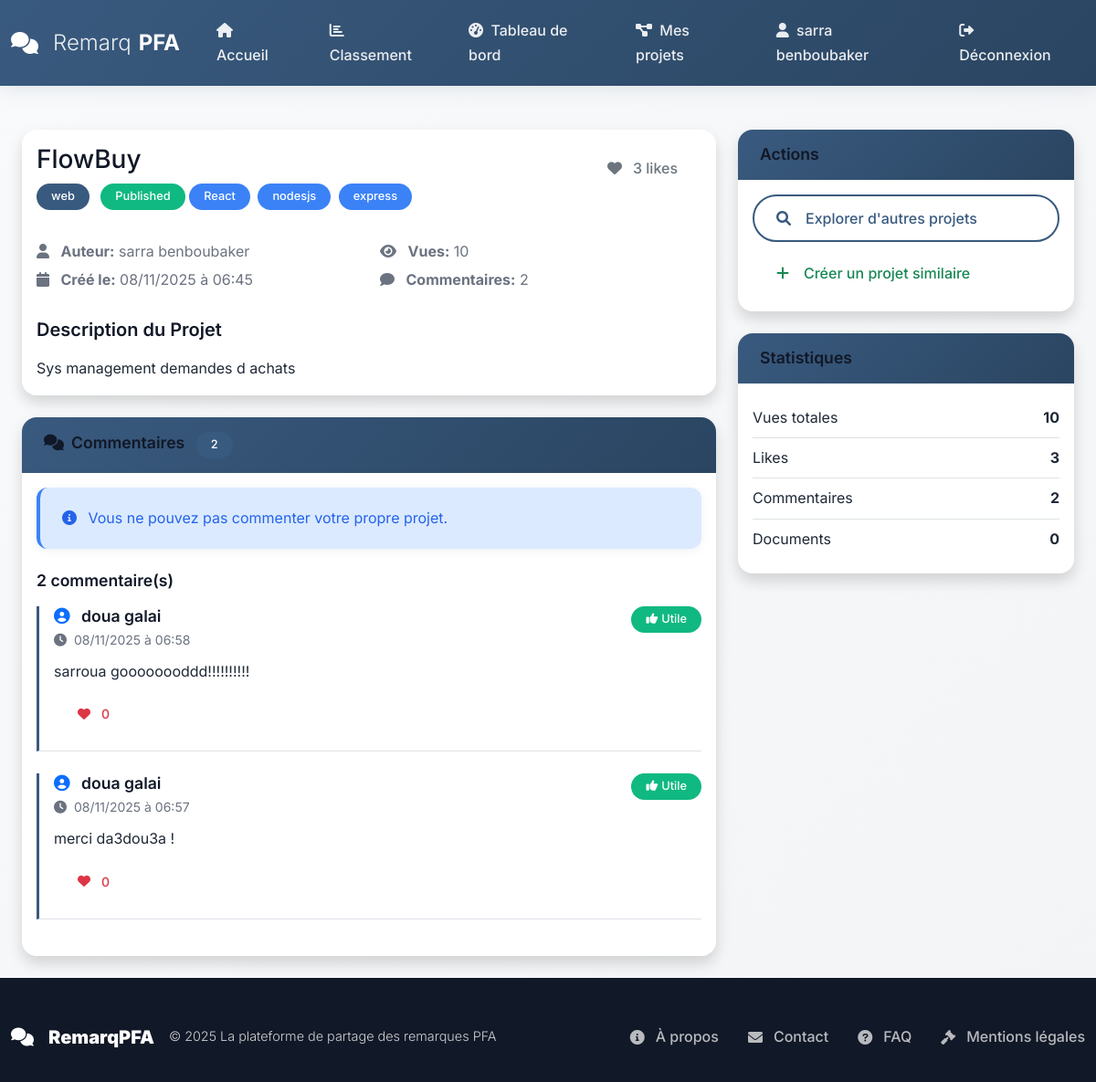
The app's page /student/projets/2 (signed in), older data.
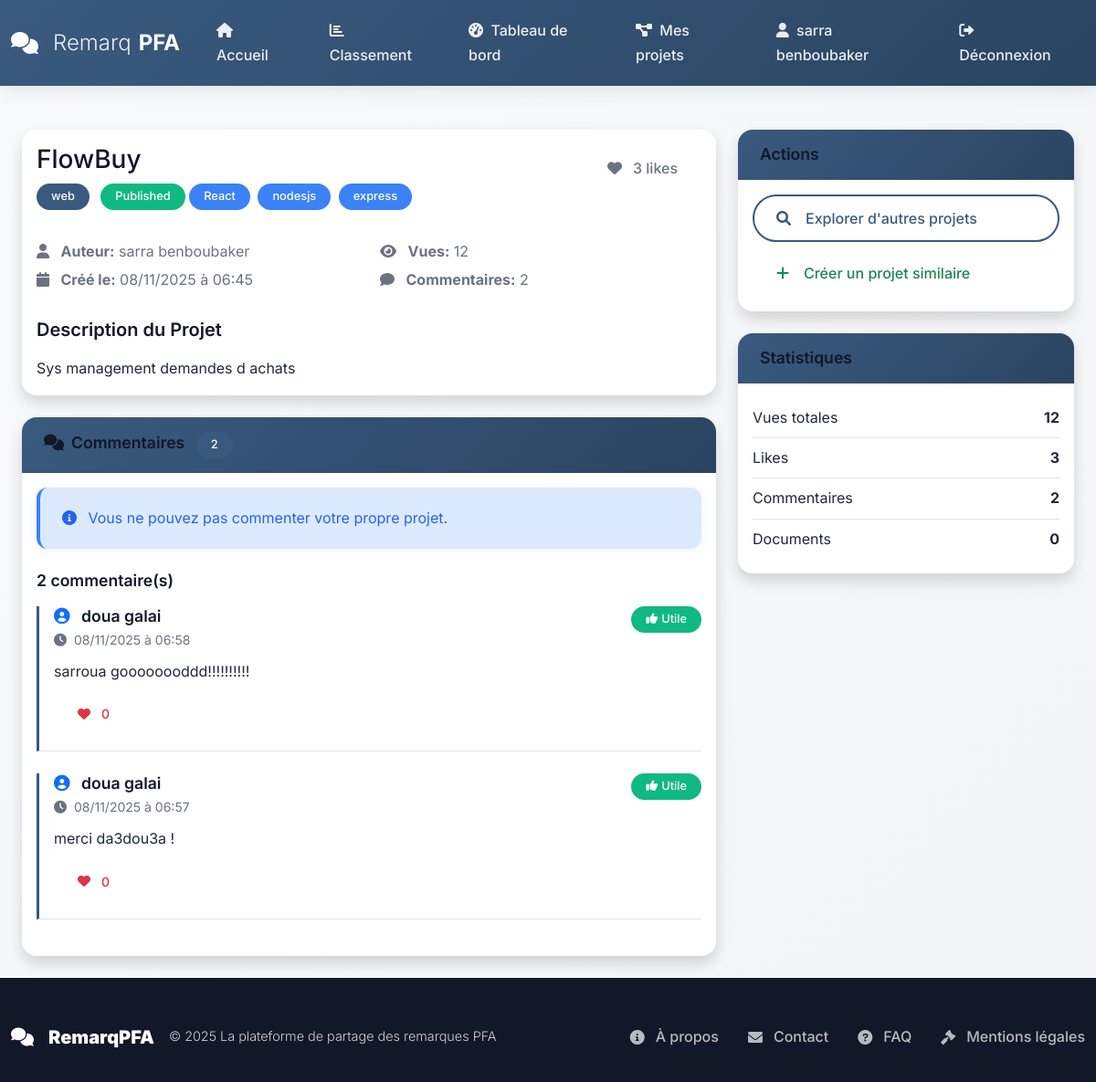
The same page, newer data.
### models.py (models this page shows, shortened)
class PFAProject(db.Model):
    __tablename__ = 'pfaprojects'
    id = db.Column(db.Integer, primary_key=True)
    student_id = db.Column(db.Integer, db.ForeignKey('users.id'), nullable=False, index=True)
    title = db.Column(db.String(200), nullable=False)
    description = db.Column(db.Text, nullable=False)
    domain = db.Column(db.String(100), nullable=False)
    technologies = db.Column(db.String(300), nullable=True)
    github_url = db.Column(db.String(500), nullable=True)
    demo_url = db.Column(db.String(500), nullable=True)
    status = db.Column(db.String(20), default='draft')
    is_public = db.Column(db.Boolean, default=True)
    views_count = db.Column(db.Integer, default=0)
    likes_count = db.Column(db.Integer, default=0)
    created_at = db.Column(db.DateTime, default=datetime.utcnow)
    updated_at = db.Column(db.DateTime, default=datetime.utcnow, onupdate=datetime.utcnow)
    student = db.relationship('User',
                             foreign_keys=[student_id],
                             backref=db.backref('owned_projects', lazy='dynamic'))
    documents = db.relationship('ProjectDocument',
                               foreign_keys='ProjectDocument.project_id',
                               backref='document_project',
                               lazy='dynamic',
                               cascade='all, delete-orphan')
    comments = db.relationship('ProjectComment',
                              foreign_keys='ProjectComment.project_id',
                              backref='comment_project',
                              lazy='dynamic',
                              cascade='all, delete-orphan')
    def get_documents_count(self):
        return self.documents.count()
    def get_comments_count(self):
        return self.comments.count()

### routes/student_projects.py (the view)
@student_projects_bp.route('/projets/<int:project_id>')
@login_required
def project_detail(project_id):
    project = PFAProject.query.get_or_404(project_id)
    if project.student_id != current_user.id and current_user.role != 'admin':
        flash('Accès non autorisé à ce projet', 'error')
        return redirect(url_for('student_projects.my_projects'))
    if current_user.id != project.student_id:
        project.increment_views()
    documents = ProjectDocument.query.filter_by(project_id=project_id).all()
    comments = ProjectComment.query.filter_by(project_id=project_id).order_by(ProjectComment.created_at.desc()).all()
    return render_template('student/project_detail.html',
                         project=project,
                         documents=documents,
                         comments=comments)

### models.py (called while the page is built)
    def get_full_name(self):
        if self.first_name and self.last_name:
            return f"{self.first_name} {self.last_name}"
        return self.username

### templates/student/project_detail.html (shortened to what the changed rows need)
{% extends "base.html" %}
{% block content %}
<div class="container-fluid py-4">
    <div class="row">
        <div class="col-lg-8">
            <div class="card shadow mb-4">
                <div class="card-body">
                    <div class="d-flex justify-content-between align-items-start mb-3">
                        <div>
                            <h1 class="h3 mb-2">{{ project.title }}</h1>
                            <div class="mb-3">
                                <span class="badge bg-primary me-2">{{ project.domain }}</span>
                                <span class="badge {% if project.status == 'published' %}bg-success{% else %}bg-secondary{% endif %}">
                                    {{ project.status|title }}
                                </span>
                                {% if project.technologies %}
                                    {% for tech in project.technologies.split(',') %}
                                        {% if tech.strip() %}
                                        <span class="badge bg-info me-1">{{ tech.strip() }}</span>
                                        {% endif %}
                                    {% endfor %}
                                {% endif %}
                            </div>
                        </div>
                        <div class="text-end">
                            {% if current_user.is_authenticated and current_user.id != project.student_id %}
                            <button class="btn btn-outline-danger like-project-btn"
                                    data-project-id="{{ project.id }}"
                                    id="like-project-{{ project.id }}">
                                <i class="fas fa-heart me-1"></i>
                                <span class="likes-number">{{ project.likes_count }}</span>
                            </button>
                            {% else %}
                            <span class="btn btn-outline-secondary">
                                <i class="fas fa-heart me-1"></i>
                                {{ project.likes_count }} likes
                            </span>
                            {% endif %}
                        </div>
                    </div>
                    <div class="project-meta text-muted mb-4">
                        <div class="row">
                            <div class="col-md-6">
                                <p class="mb-1">
                                    <i class="fas fa-user me-2"></i>
                                    <strong>Auteur:</strong> {{ project.student.get_full_name() }}
                                </p>
                                <p class="mb-1">
                                    <i class="fas fa-calendar me-2"></i>
                                    <strong>Créé le:</strong> {{ project.created_at|datetime }}
                                </p>
                            </div>
                            <div class="col-md-6">
                                <p class="mb-1">
                                    <i class="fas fa-eye me-2"></i>
                                    <strong>Vues:</strong> {{ project.views_count }}
                                </p>
                                <p class="mb-0">
                                    <i class="fas fa-comment me-2"></i>
                                    <strong>Commentaires:</strong> {{ project.get_comments_count() }}
                                </p>
                            </div>
                        </div>
                    </div>
                    <div class="project-description">
                        <h5 class="mb-3">Description du Projet</h5>
                        <div class="description-content">
                            {{ project.description|replace('\n', '<br>')|safe }}
                        </div>
                    </div>
                </div>
            </div>
        </div>
        <div class="col-lg-4">
            <div class="card shadow">
                <div class="card-body">
                    <div class="stats-list">
                        <div class="stat-item d-flex justify-content-between py-2 border-bottom">
                            <span>Vues totales</span>
                            <strong>{{ project.views_count }}</strong>
                        </div>
                        <div class="stat-item d-flex justify-content-between py-2 border-bottom">
                            <span>Likes</span>
                            <strong>{{ project.likes_count }}</strong>
                        </div>
                    </div>
                </div>
            </div>
        </div>
    </div>
</div>
{% endblock content %}

Row changes from the older to the newer data that the page shows:
changed PFAProject "FlowBuy": views_count "10" → "12"
